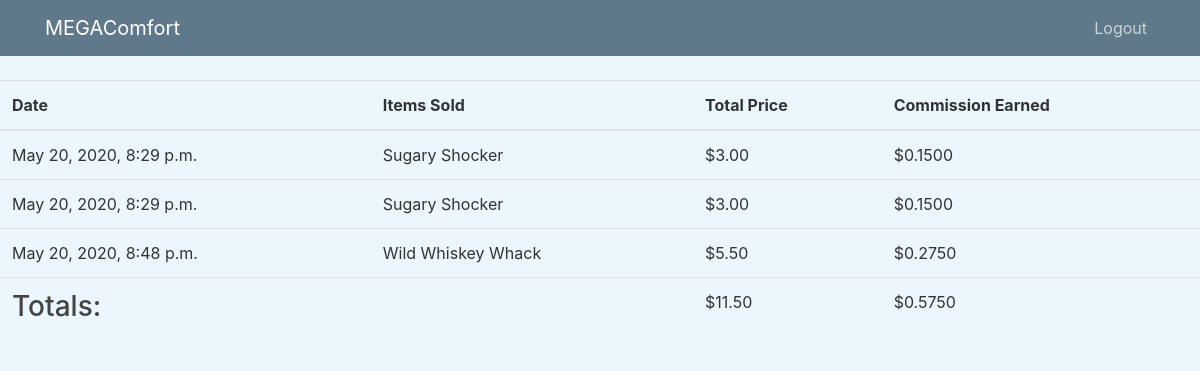
Before: /sales/report/ (signed in) with the older database file.
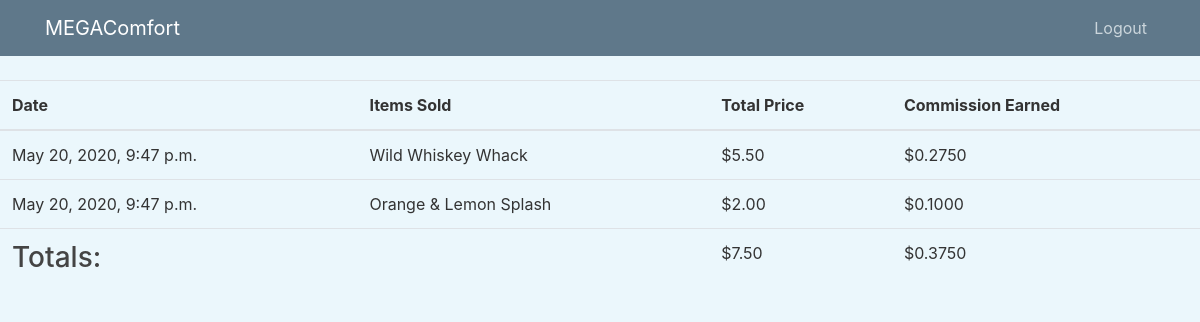
After: the same page with the newer database file.
### sales/models.py (models this page shows, shortened)
class order(models.Model):
    orderID = models.AutoField(primary_key=True)
    items = models.ManyToManyField(item, blank=True)
    orderTime = models.DateTimeField(default=timezone.now)
    salesperson = models.ForeignKey(employee, on_delete=models.CASCADE)
    def total(self):
        orderTotal = sum([item.price for item in self.items.all()])
        return orderTotal
    def commissions(self):
        return (self.total() * self.salesperson.commission)

class item(models.Model):
    name = models.CharField(max_length=300)
    price = models.DecimalField(decimal_places=2, max_digits=7)

class employee(models.Model):
    name = models.CharField(max_length=300)
    position = models.CharField(max_length=7)
    commission = models.DecimalField(decimal_places=2, max_digits=3)

### sales/views.py (the view)
# urls.py: path('sales/report/', views.sales_report, name='sales-report'),
@login_required
def sales_report(request):
    Order = order.objects.filter(salesperson__name='John Rice', orderTime__range=[
                                 '2011-01-11', '2020-05-26'])
    commissionsTotals = 0
    for ordernum in Order.all():
        commissionsTotals = commissionsTotals+ordernum.commissions()
    print(commissionsTotals)
    context = {'Order': Order,
               'totals': sum([instance.total() for instance in Order.all()]),
               'commissionsTotals': commissionsTotals
               }
    template = 'sales/report.html'
    return render(request, template, context)

### sales/templates/sales/report.html
{% extends 'sales/base.html' %}
{% block content %}
<table class="table">
    <thead>
        <th>Date</th>
        <th>Items Sold</th>
        <th>Total Price</th>
        <th>Commission Earned</th>
    </thead>
    <tfoot>
        <tr>
            <td>
                <h3>Totals:</h3>
            <td></td>
            <td>
                ${{ totals }}
            </td>
            <td>
                ${{ commissionsTotals }}
            </td>
            </td>
        </tr>
    </tfoot>
    {% for order in Order %}
    <tr>
        <td> {{ order.orderTime }} </td>
        <td>
            {% for item in order.items.all %}
            {{ item.name }}<br>
            {% endfor %}
        </td>
        <td>${{ order.total }}</td>
        <td>${{ order.commissions }}</td>
    </tr>
    {% endfor %}
</table>
{% endblock content %}

### sales/templates/sales/base.html (shortened to what this page needs)
{% load static %}
<!DOCTYPE html>
<html lang="en">
<head>
    <link rel="stylesheet" href="https://maxcdn.bootstrapcdn.com/bootstrap/4.0.0/css/bootstrap.min.css"
>
    <link rel="stylesheet" type="text/css" href="{% static 'sales/main.css' %}">
</head>
<body>
    <header class="site-header">
        <nav class="navbar navbar-expand-md navbar-dark bg-steel fixed-top">
            <div class="container">
                <a class="navbar-brand mr-4" href="/">MEGAComfort</a>
                <div class="navbar-nav">
                    {% if user.is_authenticated %}
                    <a class="nav-item nav-link" href="{% url 'sales-logout' %}">Logout</a>
                    {% else %}
                    <a class="nav-item nav-link" href="{% url 'sales-login' %}">Login</a>
                    <a class="nav-item nav-link" href="{% url 'users-register' %}">Register</a>
                    {% endif %}
                </div>
            </div>
        </nav>
    </header>
    {% block content %}
    {% endblock content %}
</body>
</html>

### sales/static/sales/main.css (style rules this page uses)
body { background: #ebf7fc; color: #333333; margin-top: 5rem; }
h1, h2, h3, h4, h5, h6 { color: #444444; }
.bg-steel { background-color: #5f788a; }
.site-header .navbar-nav .nav-link { color: #cbd5db; }

Changed rows visible on the page:
removed order: orderTime "May 20, 2020, 8:29 p.m.", total "3.00", commissions "0.1500"
no longer on this page (row unchanged): item: name "Sugary Shocker"
removed order: orderTime "May 20, 2020, 8:29 p.m.", total "3.00", commissions "0.1500"
removed order: orderTime "May 20, 2020, 8:48 p.m.", total "5.50", commissions "0.2750", item (name "Wild Whiskey Whack")
added order: orderTime "May 20, 2020, 9:47 p.m.", total "5.50", commissions "0.2750", item (name "Wild Whiskey Whack")
added order: orderTime "May 20, 2020, 9:47 p.m.", total "2.00", commissions "0.1000"
now on this page (row unchanged): item: name "Orange & Lemon Splash", shown under "May 20, 2020, 9:47 p.m."
Other visible differences:
{{ totals }}: "11.50" → "7.50"
{{ commissionsTotals }}: "0.5750" → "0.3750"
